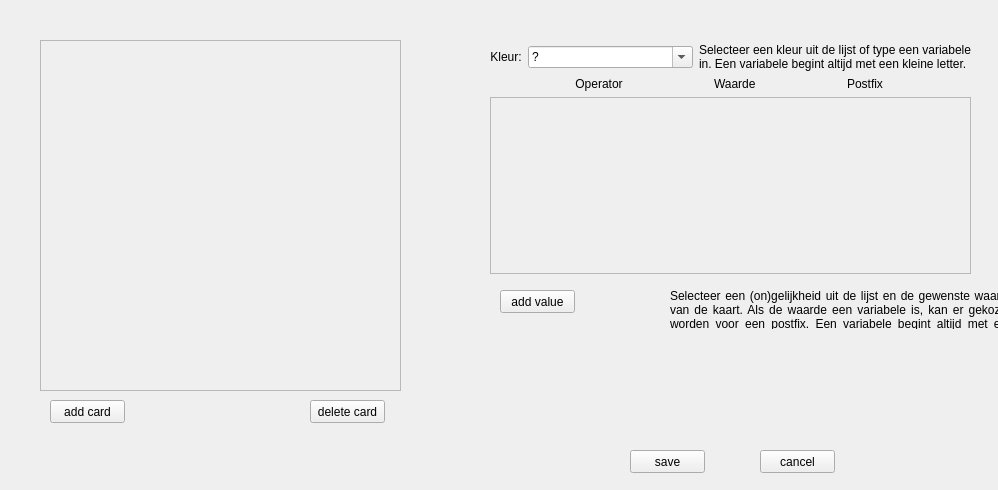
<?xml version="1.0" encoding="UTF-8"?>
<ui version="4.0">
 <class>CardEvaluator</class>
 <widget class="QWidget" name="CardEvaluator">
  <property name="geometry">
   <rect>
    <x>0</x>
    <y>0</y>
    <width>998</width>
    <height>490</height>
   </rect>
  </property>
  <property name="sizePolicy">
   <sizepolicy hsizetype="Ignored" vsizetype="Ignored">
    <horstretch>0</horstretch>
    <verstretch>0</verstretch>
   </sizepolicy>
  </property>
  <property name="contextMenuPolicy">
   <enum>Qt::NoContextMenu</enum>
  </property>
  <property name="windowTitle">
   <string>card evaluator</string>
  </property>
  <widget class="QScrollArea" name="cards">
   <property name="geometry">
    <rect>
     <x>40</x>
     <y>40</y>
     <width>361</width>
     <height>351</height>
    </rect>
   </property>
   <property name="widgetResizable">
    <bool>true</bool>
   </property>
   <widget class="QWidget" name="scrollAreaWidgetContents">
    <property name="geometry">
     <rect>
      <x>0</x>
      <y>0</y>
      <width>359</width>
      <height>349</height>
     </rect>
    </property>
   </widget>
  </widget>
  <widget class="QPushButton" name="newCard">
   <property name="geometry">
    <rect>
     <x>50</x>
     <y>400</y>
     <width>75</width>
     <height>23</height>
    </rect>
   </property>
   <property name="text">
    <string>add card</string>
   </property>
  </widget>
  <widget class="QPushButton" name="deleteCard">
   <property name="geometry">
    <rect>
     <x>310</x>
     <y>400</y>
     <width>75</width>
     <height>23</height>
    </rect>
   </property>
   <property name="text">
    <string>delete card</string>
   </property>
  </widget>
  <widget class="QPushButton" name="addValue">
   <property name="geometry">
    <rect>
     <x>500</x>
     <y>290</y>
     <width>75</width>
     <height>23</height>
    </rect>
   </property>
   <property name="text">
    <string>add value</string>
   </property>
  </widget>
  <widget class="QLabel" name="label_5">
   <property name="geometry">
    <rect>
     <x>670</x>
     <y>290</y>
     <width>344</width>
     <height>39</height>
    </rect>
   </property>
   <property name="text">
    <string>Selecteer een (on)gelijkheid uit de lijst en de gewenste waarde van de kaart. Als de waarde een variabele is, kan er gekozen worden voor een postfix. Een variabele begint altijd met een kleine letter.</string>
   </property>
   <property name="alignment">
    <set>Qt::AlignJustify|Qt::AlignVCenter</set>
   </property>
   <property name="wordWrap">
    <bool>true</bool>
   </property>
  </widget>
  <widget class="QWidget" name="layoutWidget">
   <property name="geometry">
    <rect>
     <x>490</x>
     <y>43</y>
     <width>481</width>
     <height>231</height>
    </rect>
   </property>
   <layout class="QVBoxLayout" name="verticalLayout_4">
    <item>
     <layout class="QHBoxLayout" name="horizontalLayout_4">
      <item>
       <layout class="QHBoxLayout" name="horizontalLayout_3">
        <item>
         <widget class="QLabel" name="label_6">
          <property name="layoutDirection">
           <enum>Qt::LeftToRight</enum>
          </property>
          <property name="text">
           <string>Kleur:</string>
          </property>
          <property name="alignment">
           <set>Qt::AlignCenter</set>
          </property>
         </widget>
        </item>
        <item>
         <widget class="QComboBox" name="color">
          <property name="sizePolicy">
           <sizepolicy hsizetype="Expanding" vsizetype="Fixed">
            <horstretch>0</horstretch>
            <verstretch>0</verstretch>
           </sizepolicy>
          </property>
          <property name="editable">
           <bool>true</bool>
          </property>
          <item>
           <property name="text">
            <string>?</string>
           </property>
          </item>
          <item>
           <property name="text">
            <string>hearts</string>
           </property>
          </item>
          <item>
           <property name="text">
            <string>clubs</string>
           </property>
          </item>
          <item>
           <property name="text">
            <string>spades</string>
           </property>
          </item>
          <item>
           <property name="text">
            <string>diamonds</string>
           </property>
          </item>
         </widget>
        </item>
       </layout>
      </item>
      <item>
       <widget class="QLabel" name="label">
        <property name="text">
         <string>Selecteer een kleur uit de lijst of type een variabele in. Een variabele begint altijd met een kleine letter. </string>
        </property>
        <property name="alignment">
         <set>Qt::AlignJustify|Qt::AlignVCenter</set>
        </property>
        <property name="wordWrap">
         <bool>true</bool>
        </property>
       </widget>
      </item>
     </layout>
    </item>
    <item>
     <layout class="QHBoxLayout" name="horizontalLayout_2" stretch="0,0,0">
      <item>
       <widget class="QLabel" name="label_2">
        <property name="sizePolicy">
         <sizepolicy hsizetype="Fixed" vsizetype="Fixed">
          <horstretch>0</horstretch>
          <verstretch>0</verstretch>
         </sizepolicy>
        </property>
        <property name="styleSheet">
         <string>0</string>
        </property>
        <property name="text">
         <string>Operator</string>
        </property>
        <property name="alignment">
         <set>Qt::AlignCenter</set>
        </property>
       </widget>
      </item>
      <item>
       <widget class="QLabel" name="label_3">
        <property name="sizePolicy">
         <sizepolicy hsizetype="Fixed" vsizetype="Preferred">
          <horstretch>0</horstretch>
          <verstretch>0</verstretch>
         </sizepolicy>
        </property>
        <property name="text">
         <string>Waarde</string>
        </property>
       </widget>
      </item>
      <item>
       <widget class="QLabel" name="label_4">
        <property name="sizePolicy">
         <sizepolicy hsizetype="Fixed" vsizetype="Preferred">
          <horstretch>0</horstretch>
          <verstretch>0</verstretch>
         </sizepolicy>
        </property>
        <property name="text">
         <string>Postfix</string>
        </property>
       </widget>
      </item>
     </layout>
    </item>
    <item>
     <widget class="QScrollArea" name="valuesScroll">
      <property name="verticalScrollBarPolicy">
       <enum>Qt::ScrollBarAsNeeded</enum>
      </property>
      <property name="widgetResizable">
       <bool>true</bool>
      </property>
      <widget class="QWidget" name="scrollAreaWidgetContents_2">
       <property name="geometry">
        <rect>
         <x>0</x>
         <y>0</y>
         <width>477</width>
         <height>159</height>
        </rect>
       </property>
      </widget>
     </widget>
    </item>
   </layout>
  </widget>
  <widget class="QPushButton" name="save">
   <property name="geometry">
    <rect>
     <x>630</x>
     <y>450</y>
     <width>75</width>
     <height>23</height>
    </rect>
   </property>
   <property name="text">
    <string>save</string>
   </property>
  </widget>
  <widget class="QPushButton" name="cancel">
   <property name="geometry">
    <rect>
     <x>760</x>
     <y>450</y>
     <width>75</width>
     <height>23</height>
    </rect>
   </property>
   <property name="text">
    <string>cancel</string>
   </property>
  </widget>
 </widget>
 <resources/>
 <connections/>
</ui>
